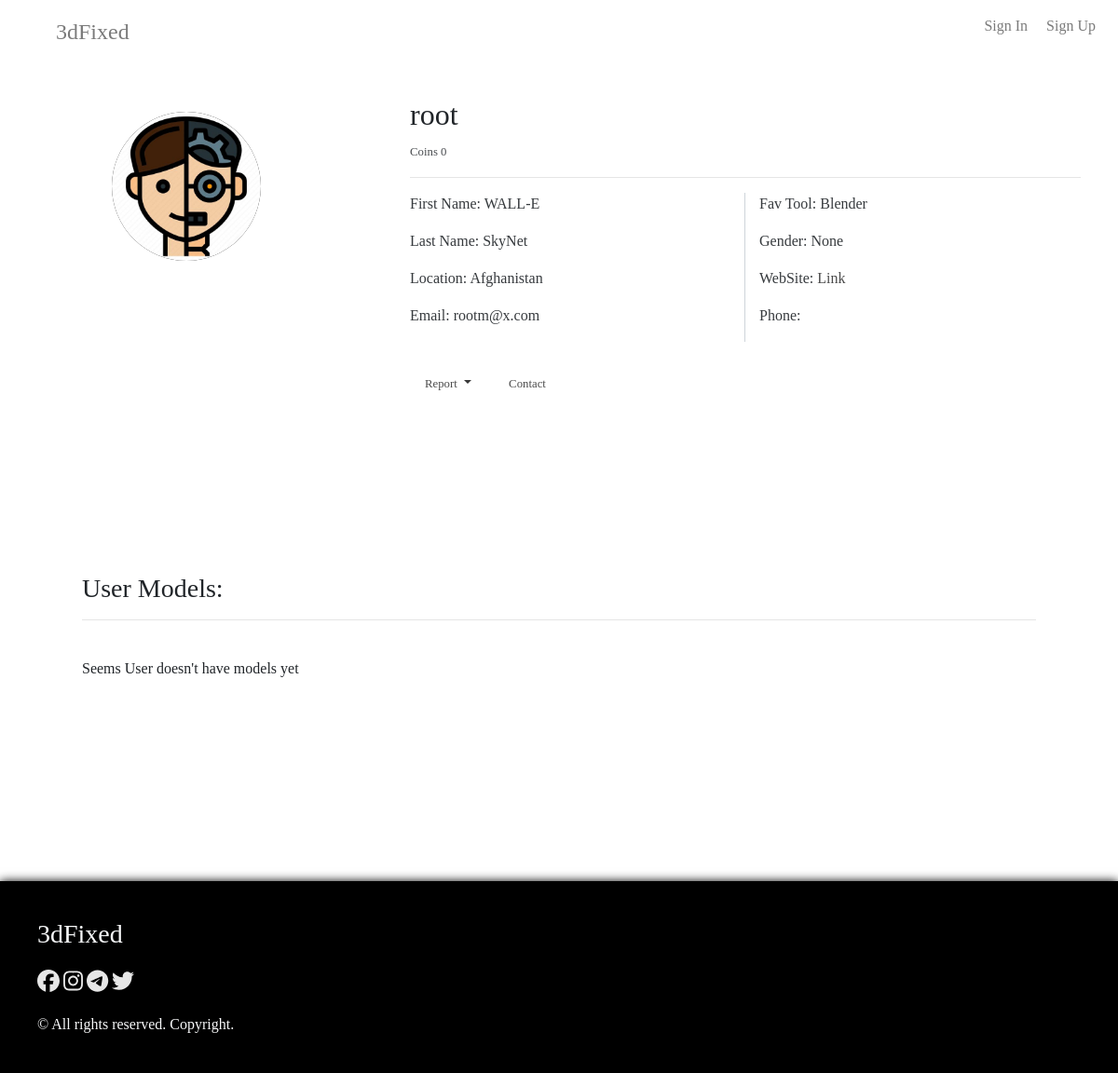
The app's page /engine/stranger/root, older data.
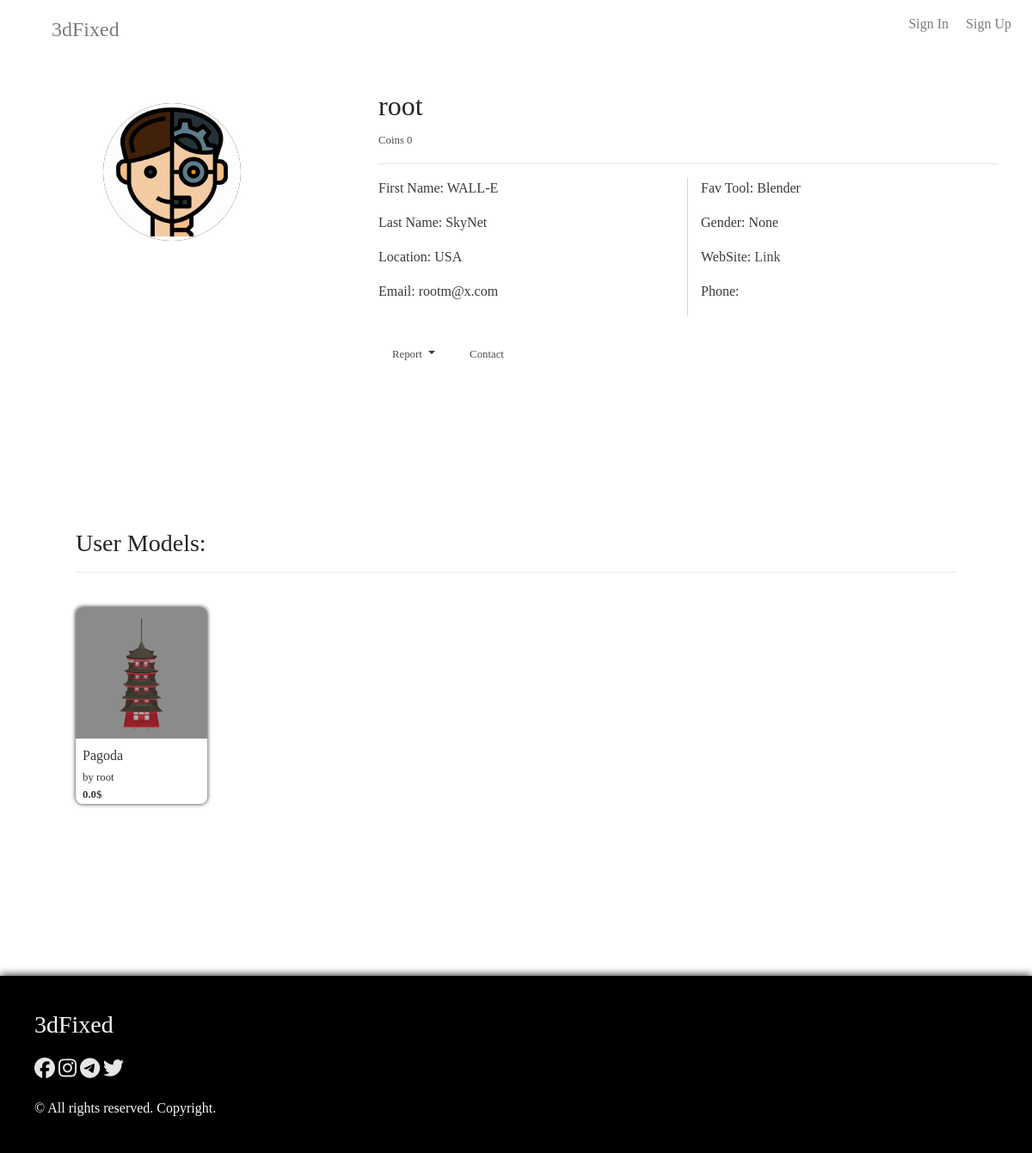
The same page, newer data.
### user/models.py (models this page shows)
class Author(User):
	avatar = models.ImageField(upload_to = 'static/storage/img/user')
	cart = models.JSONField(default = list)
	favs = models.JSONField(default = list)
	bio = models.CharField(max_length = 255, default = 'Bio')
	website = models.URLField()
	location = models.CharField(max_length = 100, default = 'Moon, Utopia')
	favtool = models.CharField(max_length = 50)
	phone = models.CharField(max_length = 20)
	gender = models.CharField(max_length = 10, default = 'None')
	credit = models.CharField(max_length = 20)
	coins = models.JSONField(default= list)
	stripe_account = models.IntegerField(default = -1)
	paypal_account = models.IntegerField(default = -1)
	notifications = models.JSONField(default=list)
	payments = models.JSONField(default=list)
	vipstatus = models.BooleanField(default=False)
	bought = models.JSONField(default = list)
	warnings = models.IntegerField(default = 0)
	reports = models.JSONField(default = list)

### model/models.py (models this page shows, shortened)
class Mod(models.Model):
	model_name = models.CharField(max_length = 30)
	model_desc = models.TextField()
	model_price = models.FloatField()
	model_author_price = models.FloatField(default = 0)
	model_date = models.DateTimeField()
	model_views = models.IntegerField(default = 0)
	model_tags = models.JSONField()
	model_tool = models.CharField(max_length = 50)
	model_favs = models.IntegerField(default = 0)
	model_category = models.ForeignKey(Category, on_delete=models.PROTECT)
	model_author = models.ForeignKey(User, on_delete=models.PROTECT)
	model_link = models.URLField()

class ModelImage(models.Model):
	parent = models.ForeignKey(Mod, on_delete = models.CASCADE)
	file = models.ImageField(upload_to = 'static/storage/img/models')

### engine/views.py (the view)
# urls.py: path('stranger/<str:username>', views.stranger, name = 'stranger'),
def stranger(request, username):
	strangerUser = Author.objects.get(username = username)
	if request.user.username == strangerUser.username:
		return HttpResponseRedirect(reverse('user:profile'))
	modelset = Mod.objects.filter(model_author = strangerUser)
	return render(request, 'engine/stranger.html', {'stranger': strangerUser, 'modelset': modelset})

### model/templatetags/model_filters.py (called while the page is built)
@register.filter
def get_model_image(model):
	image = ModelImage.objects.filter(parent = model)[0]
	return image.file.url

### templates/engine/stranger.html (shortened to what this page needs)
{% extends 'main/index.html' %}
{% load filters %}
{% block content %}
	<div class="container-fluid" onload="profileBarProcessor()">
		<div class="row">
			<div class="col-md-4 pl-5 pr-5">
				<div class="profile-bar text-center">
					<div class="bar-img-holder mb-4">
						{% load static %}
						<img src="/{{stranger.avatar}}" class="w-100 h-100">
					</div>
				</div>
			</div>
			<div class="col-md-8 p-0">
				<div class="bar-text-holder">
					<h2>{{stranger.username}}</h2>
					<p><small>Coins {{ stranger.coins|length }}</small></p>
					<hr>
					<div class="row">
						<div class="col-md-6 mb-2" style="border-right: 1px solid #ced4da;">
							<p>First Name: {{stranger.first_name}}</p>
							<p>Last Name: {{stranger.last_name}}</p>
							<p>Location: {{stranger.location}}</p>
							<p>Email: {{stranger.email}}</p>
						</div>
						<div class="col-md-6 mb-2">
							<p>Fav Tool: Blender</p>
							<p>Gender: None</p>
							<p>WebSite: <a href="{{stranger.website}}">Link</a></p>
							<p>Phone: </p>
						</div>
					</div>
					<br>
					<a href="javascript:(void)" class="profile-button"><small>Contact </small></a>
					<div class="dropdown show" style="float: left; margin-right: 1vh;">
						<a href="javascript:(void)" class="profile-button dropdown-toggle" role="button" data-toggle="dropdown" aria-haspopup="true" aria-expanded="false"><small>Report </small></a>
					</div>
				</div>
			</div>
		</div>
		<div class="row mt-3">
			<div class="col-md-12 pr-5 pl-5">
				<div class="profile-bar">
					<h3 style="margin-top: 10vh;">User Models:</h3>
					<hr>
					<div class="user-models-wrapper">
						<div class="row">
							{% if modelset %}
								{% for model in modelset %}
									<div class="col-md-2 pr-2">
										<div class="model-card">
											<div class="model-image">
												{% load model_filters %}
												<img src="{{model|get_model_image}}" class="img-fluid w-100 h-100">
											</div>
											<div class="model-desc p-2">
												<p style="margin: 0;"><a href="{% url 'model:modelview' model.id %}">{{model.model_name}}</a></p>
												<small>by {{model.model_author}}</small><br>
												<small style="float: left;"><b>{{model.model_price}}$</b></small>
											</div>
										</div>
									</div>
								{% endfor %}
							{% else %}
								<div class="col-md-12">
									<p>Seems User doesn't have models yet</p>
								</div>
							{% endif %}
						</div>
					</div>
				</div>
			</div>
		</div>
	</div>
{% endblock %}

Row changes from the older to the newer data that the page shows:
changed Author: location "Afghanistan" → "USA"
added Mod: id.file (picture), model_name "Pagoda", model_author "root", model_price "0.0"
Text that changed along with them:
text no longer shown: "Seems User doesn't have models yet"
